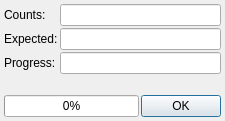
<?xml version="1.0" encoding="UTF-8"?>
<ui version="4.0">
 <class>ScanMonDlg</class>
 <widget class="QDialog" name="ScanMonDlg">
  <property name="geometry">
   <rect>
    <x>0</x>
    <y>0</y>
    <width>225</width>
    <height>121</height>
   </rect>
  </property>
  <property name="windowTitle">
   <string>Scan Monitor</string>
  </property>
  <layout class="QGridLayout" name="gridLayout">
   <property name="margin">
    <number>4</number>
   </property>
   <property name="spacing">
    <number>2</number>
   </property>
   <item row="0" column="0">
    <widget class="QLabel" name="label">
     <property name="sizePolicy">
      <sizepolicy hsizetype="Fixed" vsizetype="Preferred">
       <horstretch>0</horstretch>
       <verstretch>0</verstretch>
      </sizepolicy>
     </property>
     <property name="text">
      <string>Counts:</string>
     </property>
    </widget>
   </item>
   <item row="4" column="0" colspan="2">
    <widget class="QProgressBar" name="progress">
     <property name="sizePolicy">
      <sizepolicy hsizetype="Expanding" vsizetype="Fixed">
       <horstretch>0</horstretch>
       <verstretch>0</verstretch>
      </sizepolicy>
     </property>
     <property name="value">
      <number>0</number>
     </property>
     <property name="alignment">
      <set>Qt::AlignCenter</set>
     </property>
     <property name="textVisible">
      <bool>true</bool>
     </property>
     <property name="orientation">
      <enum>Qt::Horizontal</enum>
     </property>
     <property name="invertedAppearance">
      <bool>false</bool>
     </property>
     <property name="textDirection">
      <enum>QProgressBar::TopToBottom</enum>
     </property>
    </widget>
   </item>
   <item row="4" column="2">
    <widget class="QDialogButtonBox" name="buttonBox">
     <property name="sizePolicy">
      <sizepolicy hsizetype="Fixed" vsizetype="Fixed">
       <horstretch>0</horstretch>
       <verstretch>0</verstretch>
      </sizepolicy>
     </property>
     <property name="orientation">
      <enum>Qt::Horizontal</enum>
     </property>
     <property name="standardButtons">
      <set>QDialogButtonBox::Ok</set>
     </property>
    </widget>
   </item>
   <item row="0" column="1" colspan="2">
    <widget class="QLineEdit" name="editCts">
     <property name="readOnly">
      <bool>true</bool>
     </property>
    </widget>
   </item>
   <item row="1" column="0">
    <widget class="QLabel" name="label_2">
     <property name="sizePolicy">
      <sizepolicy hsizetype="Fixed" vsizetype="Preferred">
       <horstretch>0</horstretch>
       <verstretch>0</verstretch>
      </sizepolicy>
     </property>
     <property name="text">
      <string>Expected:</string>
     </property>
    </widget>
   </item>
   <item row="2" column="1" colspan="2">
    <widget class="QLineEdit" name="editTime">
     <property name="readOnly">
      <bool>true</bool>
     </property>
    </widget>
   </item>
   <item row="1" column="1" colspan="2">
    <widget class="QLineEdit" name="editExpected">
     <property name="readOnly">
      <bool>true</bool>
     </property>
    </widget>
   </item>
   <item row="2" column="0">
    <widget class="QLabel" name="label_3">
     <property name="sizePolicy">
      <sizepolicy hsizetype="Fixed" vsizetype="Preferred">
       <horstretch>0</horstretch>
       <verstretch>0</verstretch>
      </sizepolicy>
     </property>
     <property name="text">
      <string>Progress:</string>
     </property>
    </widget>
   </item>
   <item row="3" column="0" colspan="3">
    <spacer name="verticalSpacer">
     <property name="orientation">
      <enum>Qt::Vertical</enum>
     </property>
     <property name="sizeHint" stdset="0">
      <size>
       <width>20</width>
       <height>40</height>
      </size>
     </property>
    </spacer>
   </item>
  </layout>
 </widget>
 <tabstops>
  <tabstop>editCts</tabstop>
  <tabstop>editExpected</tabstop>
  <tabstop>editTime</tabstop>
  <tabstop>buttonBox</tabstop>
 </tabstops>
 <resources/>
 <connections>
  <connection>
   <sender>buttonBox</sender>
   <signal>accepted()</signal>
   <receiver>ScanMonDlg</receiver>
   <slot>accept()</slot>
   <hints>
    <hint type="sourcelabel">
     <x>248</x>
     <y>254</y>
    </hint>
    <hint type="destinationlabel">
     <x>157</x>
     <y>274</y>
    </hint>
   </hints>
  </connection>
  <connection>
   <sender>buttonBox</sender>
   <signal>rejected()</signal>
   <receiver>ScanMonDlg</receiver>
   <slot>reject()</slot>
   <hints>
    <hint type="sourcelabel">
     <x>316</x>
     <y>260</y>
    </hint>
    <hint type="destinationlabel">
     <x>286</x>
     <y>274</y>
    </hint>
   </hints>
  </connection>
 </connections>
</ui>
